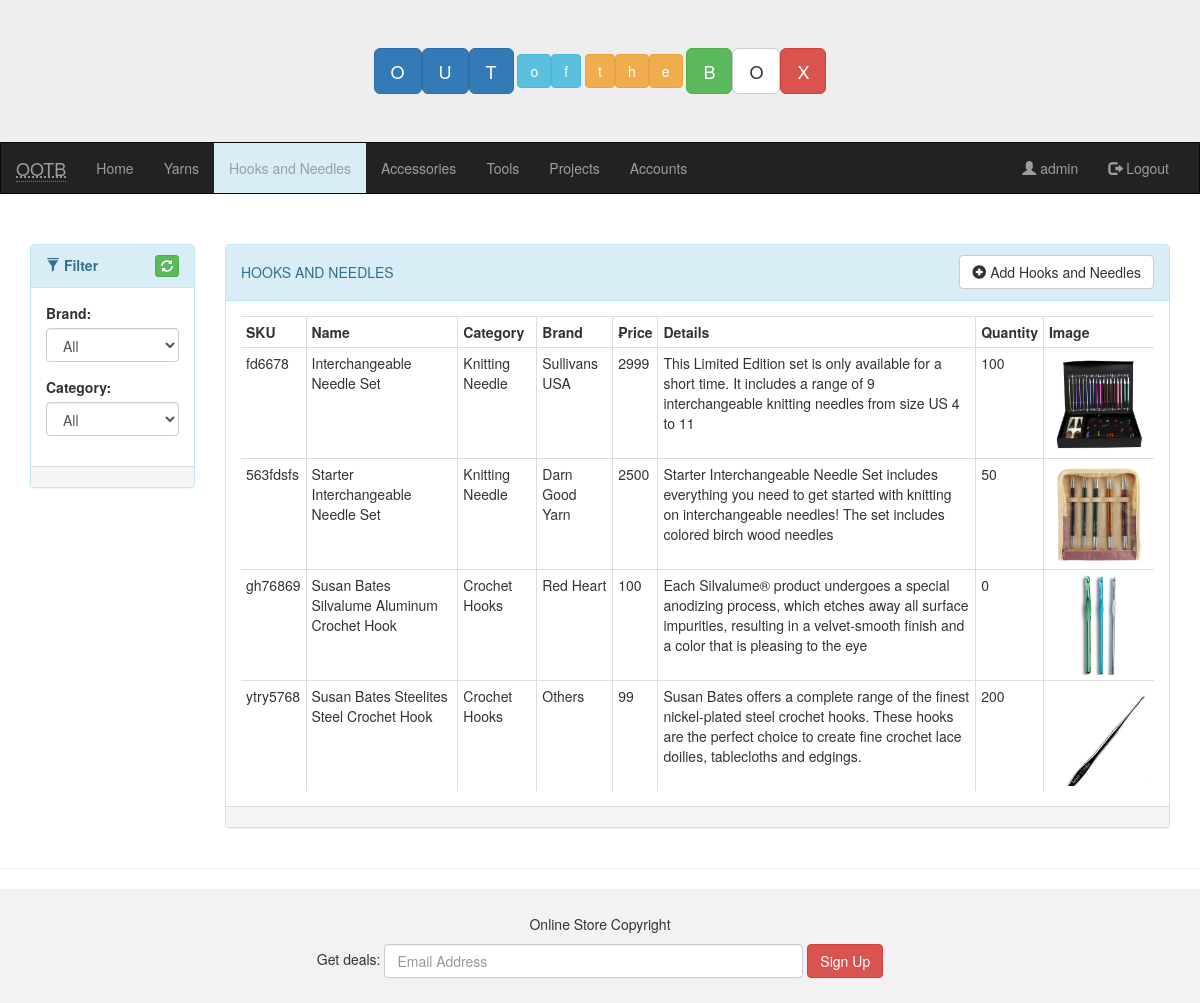
The app's page /ootb/admin/hooks_needles/index.php (signed in) with its own data.
### tables this page shows
CREATE TABLE `ootb_hooks_and_needles` (
  `product_id` int(11) NOT NULL,
  `product_sku` varchar(250) NOT NULL,
  `product_name` varchar(250) NOT NULL,
  `product_category` varchar(250) NOT NULL,
  `product_brand` varchar(250) NOT NULL,
  `product_details` varchar(1000) NOT NULL,
  `product_price` varchar(250) NOT NULL,
  `product_quantity` varchar(250) NOT NULL,
  `product_image` varchar(1000) NOT NULL
);

### ootb/admin/hooks_needles/index.php (the view, shortened to what this page needs)
<!DOCTYPE html>
<html lang="en">
<?php
 include("../../include/db.php");
  ?>
<head>
  <link rel="stylesheet" href="https://maxcdn.bootstrapcdn.com/bootstrap/3.3.7/css/bootstrap.min.css">
</head>
<body>
<div class="jumbotron">
  <div class="container text-center">
    <?php include('../../include/header.php'); ?>
  </div>
</div>
<nav class="navbar navbar-inverse">
  <div class="container-fluid">
    <div class="navbar-header">
      <a class="navbar-brand" href="#"><abbr title="Out of the Box">OOTB</abbr></a>
    </div>
    <div class="collapse navbar-collapse" id="myNavbar">
      <ul class="nav navbar-nav">
        <li><a href="../">Home</a></li>
        <li><a href="../yarns">Yarns</a></li>
        <li class="bg-info"><a href="#">Hooks and Needles</a></li>
        <li><a href="../accessories">Accessories</a></li>
        <li><a href="../tools">Tools</a></li>
        <li><a href="../projects">Projects</a></li>
        <li><a href="../accounts">Accounts</a></li>
      </ul>
      <ul class="nav navbar-nav navbar-right">
        <li><a href="#admin"><span class="glyphicon glyphicon-user"></span> <?php echo $_SESSION['login_user']; ?></a></li>
        <li>
          <a href="../../include/logout_exe.php">
          <span class="glyphicon glyphicon-log-out"></span>
           Logout
           </a>
         </li>
      </ul>
    </div>
  </div>
</nav>
<div class="container">
  <div class="row">
    <div class="col-sm-2">
            <div class="panel panel-info">
              <div class="panel-heading">
                <div class="row">
                      <div class="col-sm-8"><b><span class="glyphicon glyphicon-filter"></span> Filter</b></div>
                      <div class="col-sm-4"><a href="http://localhost/ootb/admin/hooks_needles/" class="btn btn-xs btn-success pull-right"><span class="glyphicon glyphicon-refresh"></span></a></div>
                 </div>
              </div>
              <div class="panel-body table-responsive">
                <form>
                  <div class="form-group">
                     <label for="filter_brand">Brand:</label>
                    <select class="form-control filteryarn" id="filter_brand">
                      <option value="all">All</option>
                    </select>
                  </div>
                  <div class="form-group">
                     <label for="filter_color">Category:</label>
                    <select class="form-control filteryarn" id="filter_type">
                      <option value="all">All</option>
                    </select>
                  </div>
                </form>
              </div>
              <div class="panel-footer"></div>
            </div>
    </div>
    <div class="col-sm-10">
      <div class="panel panel-info">
        <div class="panel-heading">
        <div class="row">
            <div class="col-sm-6">
               <h5>HOOKS AND NEEDLES</h5>
            </div>
            <div class="col-sm-6">
                <button type="button" class="btn btn-default pull-right" data-toggle="modal" data-target="#myModal3" data-backdrop="static"><span class="glyphicon glyphicon-plus-sign"></span> Add Hooks and Needles</button>
            </div>
        </div>
        </div>
        <div class="panel-body table-responsive">
          <table class="table table-condensed table-hover table-bordered">
            <tr>
              <th>SKU</th>
              <th>Name</th>
              <th>Category</th>
              <th>Brand</th>
              <th>&#8369rice </th>
              <th>Details</th>
              <th>Quantity</th>
              <th>Image</th>
            </tr>
                          <?php
                    if (isset($_GET['Filter'])) {
                        if ($_GET['brand'] == "all") {
                        $pbrand = "";
                        }else{
                        $pbrand = $_GET['brand'];
                        }
                        if ($_GET['category'] == "all") {
                        $ptype = "";
                        }else{
                        $ptype = $_GET['category'];
                        }
                        $typequery = mysqli_query($con,"SELECT * FROM `ootb_hooks_and_needles` WHERE product_brand LIKE'%$pbrand%' AND product_category LIKE'%$ptype%'");
                    }else{
                            $typequery = mysqli_query($con,"SELECT * FROM `ootb_hooks_and_needles`");
                    }
                            while ($row = mysqli_fetch_assoc($typequery)) { ?>
                            <tr data-toggle="modal" data-target="#myModaledit" class="medit" data-backdrop="static"
                             data-id="<?php echo $row['product_id']; ?>" data-sku="<?php echo $row['product_sku']; ?>" data-name="<?php echo $row['product_name']; ?>" data-style="<?php echo $row['product_category']; ?>" data-brand="<?php echo $row['product_brand']; ?>" data-price="<?php echo $row['product_price']; ?>" data-quantity="<?php echo $row['product_quantity']; ?>" data-details="<?php echo $row['product_details']; ?>" data-image="<?php echo $row['product_image']; ?>">
                            <td><?php echo $row['product_sku']; ?></td>
                            <td><?php echo $row['product_name']; ?></td>
                            <td><?php echo $row['product_category']; ?></td>
                            <td><?php echo $row['product_brand']; ?></td>
                            <td><?php echo $row['product_price']; ?></td>
                            <td><?php echo $row['product_details']; ?></td>
                            <td><?php echo $row['product_quantity']; ?></td>
                            <td>
                                <img src="../../images/<?php echo $row['product_image']; ?>" width="100px">
                            </td>
                            </tr>
                          <?php  }
                           ?>
          </table>
        </div>
        <div class="panel-footer"></div>
      </div>
    </div>
  </div>
</div>
<hr/>
<footer class="container-fluid text-center">
  <p>Online Store Copyright</p>
  <form class="form-inline">Get deals:
    <input type="email" class="form-control" size="50" placeholder="Email Address">
    <button type="button" class="btn btn-danger">Sign Up</button>
  </form>
</footer>
</body>
</html>

### ootb/admin/hooks_needles/index.php (style rules this page uses)
.navbar { margin-bottom: 50px; border-radius: 0; }
.jumbotron { margin-bottom: 0; }
footer { background-color: #f2f2f2; padding: 25px; }

### records on screen
ootb_hooks_and_needles: product_sku "fd6678", product_name "Interchangeable Needle Set", product_category "Knitting Needle", product_brand "Sullivans USA", product_price "2999", product_details "This Limited Edition set is only available for a short time. It includes a range of 9 interchangeable knitting needles from size US 4 to 11", product_quantity "100", product_image (picture)
ootb_hooks_and_needles: product_sku "563fdsfs", product_name "Starter Interchangeable Needle Set", product_category "Knitting Needle", product_brand "Darn Good Yarn", product_price "2500", product_details "Starter Interchangeable Needle Set includes everything you need to get started with knitting on interchangeable needles! The set includes colored birch wood needles", product_quantity "50", product_image (picture)
ootb_hooks_and_needles: product_sku "gh76869", product_name "Susan Bates Silvalume Aluminum Crochet Hook", product_category "Crochet Hooks", product_brand "Red Heart", product_price "100", product_details "Each Silvalume® product undergoes a special anodizing process, which etches away all surface impurities, resulting in a velvet-smooth finish and a color that is pleasing to the eye", product_quantity "0", product_image (picture)
ootb_hooks_and_needles: product_sku "ytry5768", product_name "Susan Bates Steelites Steel Crochet Hook", product_category "Crochet Hooks", product_brand "Others", product_price "99", product_details "Susan Bates offers a complete range of the finest nickel-plated steel crochet hooks. These hooks are the perfect choice to create fine crochet lace doilies, tablecloths and edgings.", product_quantity "200", product_image (picture)

### other values on screen
$_SESSION['login_user'] "admin"
